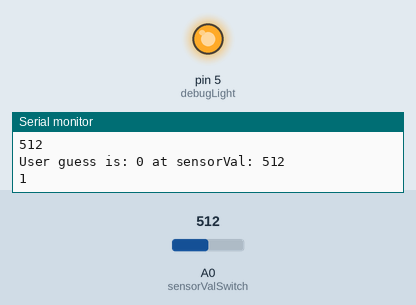
Bench run of a sketch on a simulated Arduino Uno, built with avr-gcc and run on an emulated ATmega328P. Shown: output pins drawn as LEDs (lit = HIGH), the last lines printed to the serial monitor. The test bench sets the inputs (shaded band); at power-on: A0 (sensorValSwitch) = 512.

Above: at 5.4 s.
5.5 s: A0 (sensorValSwitch) set to 167
At 8.06 s:
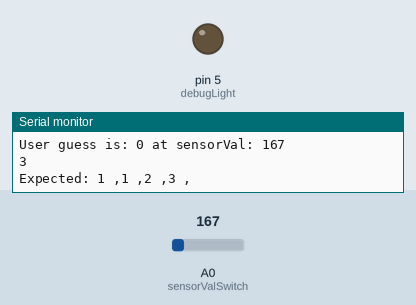
9.5 s: A0 (sensorValSwitch) set to 140
Timing chart, 0 to 12.5 s (numbered marks = the images above; inputs shaded):
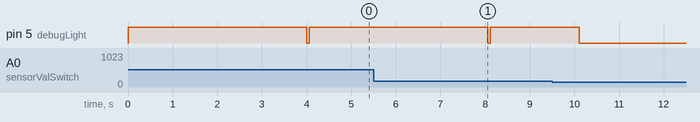

The sketch:

AnalogButtonSensors.ino
```cpp
int sensorValSwitch = 0;
int debugLight = 5;
int passCode [] = {1,1,2,3};
int userGuess[4];
int digitCounter = 0; //Counter to keep track of how many input digits have been inputted
int sensorVal;
volatile boolean switchState = false;
long currTime;


void setup(){
	pinMode(debugLight, OUTPUT);
	Serial.begin(9600);
}

void loop(){
	//Return boolean result after all testing.
	boolean result = runCheck();

	//Pretty print statments and run me again! (Can ommit this)
	if (result != false){
		Serial.println("Yay got it!");
	}
	else if (result == false){
		Serial.print("Expected: ");
		printArray(passCode);
		Serial.print("Got: ");
		printArray(userGuess);
		Serial.println("Try again!");
	}
	digitCounter = 0;
}

//Run the combination accepting and checking
boolean runCheck(){
	// Serial.println("Running Check...");
	while(digitCounter != 4){
		sensorVal = analogRead(sensorValSwitch);
		//Check if sensor val (analog input) is not from interference.
		if ((sensorVal > 150) ){
			//Match	the analog sensor value to known list
			matchSensorVal(sensorVal);
			resetSensor(); //Allow time for the user to let go of their finger
		}
	}
	return checkMatchResult();
}

//Print the provided array
void printArray(int array[]){
	for (int i = 0; i<4; i++){
		Serial.print(array[i]);
		Serial.print(" ,");
	}
	Serial.println("");
}

//Run a check on the userGuess to see if it is same as predefined key combination
boolean checkMatchResult(){
	boolean digitCheck = true;
	for (int i = 0; i<4; i++){
		if (passCode[i] != userGuess[i]){
			digitCheck = false;
		}
	}
	return digitCheck;
}

//Delay creator
void resetSensor(){
	currTime = millis();
	while ((millis() - currTime) <1000){
		sensorVal = 0;
		digitalWrite(debugLight, HIGH);
	}
	digitalWrite(debugLight, LOW);
}

void matchSensorVal(int sensorVal){
	Serial.println("Matching Value...");
Serial.println(sensorVal);
		if ((sensorVal >= 987) && (sensorVal <= 996)){
			userGuess[digitCounter] = 0;
		}

		else if ((sensorVal >= 949) && (sensorVal <= 958)){
			userGuess[digitCounter] = 1;
		}

		else if ((sensorVal >= 789) && (sensorVal <= 801)){
			userGuess[digitCounter] = 2;
		}

		else if ((sensorVal >= 639) && (sensorVal <= 650)){
			userGuess[digitCounter] = 3;
		}

		else if ((sensorVal >= 1009) && (sensorVal <= 1022)){
			userGuess[digitCounter] = 4;
		}

		else if ((sensorVal >= 552) && (sensorVal <= 563)){
			userGuess[digitCounter] = 5;
		}

		else if ((sensorVal >= 310) && (sensorVal <= 322)){
			userGuess[digitCounter] = 6;
		}

		else if ((sensorVal >= 876) && (sensorVal <= 886)){
			userGuess[digitCounter] = 7;
		}

		else if ((sensorVal >= 740) && (sensorVal <= 780)){
			userGuess[digitCounter] = 8;
		}

		else if ((sensorVal >= 400) && (sensorVal <= 410)){
			userGuess[digitCounter] = 9;
		}

		Serial.print("User guess is: ");
		Serial.print(userGuess[digitCounter]);
		Serial.print(" at sensorVal: ");
		Serial.println(sensorVal);
		Serial.println(digitCounter);
		digitCounter ++; //Increment digit guess
}
```
